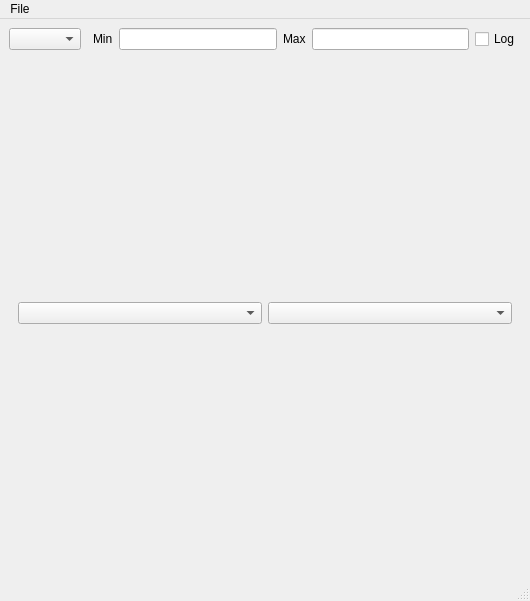
<?xml version="1.0" encoding="UTF-8"?>
<ui version="4.0">
 <class>Smilei</class>
 <widget class="QMainWindow" name="Smilei">
  <property name="geometry">
   <rect>
    <x>0</x>
    <y>0</y>
    <width>530</width>
    <height>601</height>
   </rect>
  </property>
  <property name="windowTitle">
   <string>SmileiQt</string>
  </property>
  <widget class="QWidget" name="centralwidget">
   <layout class="QGridLayout" name="gridLayout">
    <item row="0" column="0">
     <widget class="QComboBox" name="timeStep"/>
    </item>
    <item row="1" column="0" colspan="3">
     <widget class="QWidget" name="widget" native="true">
      <layout class="QGridLayout" name="gridLayout_3" rowstretch="1,0,0" columnstretch="1,1">
       <item row="0" column="0">
        <layout class="QGridLayout" name="grid1"/>
       </item>
       <item row="0" column="1">
        <layout class="QGridLayout" name="grid2"/>
       </item>
       <item row="2" column="1">
        <widget class="QComboBox" name="field2"/>
       </item>
       <item row="2" column="0">
        <widget class="QComboBox" name="field1"/>
       </item>
      </layout>
     </widget>
    </item>
    <item row="0" column="2">
     <widget class="QWidget" name="widget" native="true">
      <layout class="QGridLayout" name="gridLayout_2">
       <property name="margin">
        <number>0</number>
       </property>
       <item row="0" column="4">
        <widget class="QCheckBox" name="logBox">
         <property name="text">
          <string>Log</string>
         </property>
        </widget>
       </item>
       <item row="0" column="2">
        <widget class="QLabel" name="label_2">
         <property name="text">
          <string>Max</string>
         </property>
        </widget>
       </item>
       <item row="0" column="1">
        <widget class="QLineEdit" name="mini">
         <property name="text">
          <string/>
         </property>
        </widget>
       </item>
       <item row="0" column="0">
        <widget class="QLabel" name="label">
         <property name="text">
          <string>Min</string>
         </property>
        </widget>
       </item>
       <item row="0" column="3">
        <widget class="QLineEdit" name="maxi">
         <property name="text">
          <string/>
         </property>
        </widget>
       </item>
      </layout>
     </widget>
    </item>
   </layout>
  </widget>
  <widget class="QMenuBar" name="menubar">
   <property name="geometry">
    <rect>
     <x>0</x>
     <y>0</y>
     <width>530</width>
     <height>22</height>
    </rect>
   </property>
   <widget class="QMenu" name="menuFile">
    <property name="title">
     <string>File</string>
    </property>
    <addaction name="actionOpen_File"/>
    <addaction name="separator"/>
    <addaction name="actionQuit"/>
   </widget>
   <addaction name="menuFile"/>
  </widget>
  <widget class="QStatusBar" name="statusbar"/>
  <action name="actionChange_Dir">
   <property name="text">
    <string>Open File</string>
   </property>
  </action>
  <action name="actionQuit">
   <property name="text">
    <string>Quit</string>
   </property>
  </action>
  <action name="actionOpen_File">
   <property name="text">
    <string>Open File</string>
   </property>
  </action>
 </widget>
 <tabstops>
  <tabstop>mini</tabstop>
  <tabstop>maxi</tabstop>
  <tabstop>logBox</tabstop>
 </tabstops>
 <resources/>
 <connections/>
</ui>
